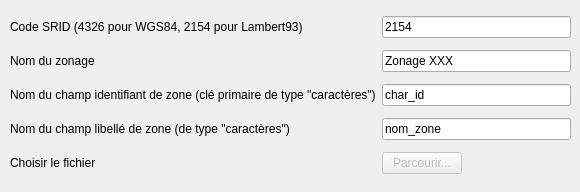
<?xml version="1.0" encoding="UTF-8"?>
<ui version="4.0">
 <class>Dialog</class>
 <widget class="QDialog" name="Dialog">
  <property name="geometry">
   <rect>
    <x>0</x>
    <y>0</y>
    <width>580</width>
    <height>192</height>
   </rect>
  </property>
  <property name="windowTitle">
   <string>Importer des données de zonage</string>
  </property>
  <widget class="QWidget" name="layoutWidget">
   <property name="geometry">
    <rect>
     <x>10</x>
     <y>10</y>
     <width>561</width>
     <height>171</height>
    </rect>
   </property>
   <layout class="QGridLayout" name="gridLayout">
    <item row="1" column="0">
     <widget class="QLabel" name="label_3">
      <property name="text">
       <string>Nom du zonage</string>
      </property>
     </widget>
    </item>
    <item row="3" column="0">
     <widget class="QLabel" name="label_5">
      <property name="text">
       <string>Nom du champ libellé de zone (de type &quot;caractères&quot;)</string>
      </property>
     </widget>
    </item>
    <item row="4" column="0">
     <widget class="QLabel" name="label_6">
      <property name="text">
       <string>Choisir le fichier</string>
      </property>
     </widget>
    </item>
    <item row="2" column="0">
     <widget class="QLabel" name="label_4">
      <property name="text">
       <string>Nom du champ identifiant de zone (clé primaire de type &quot;caractères&quot;)</string>
      </property>
     </widget>
    </item>
    <item row="1" column="1">
     <widget class="QLineEdit" name="lineEditAreasName">
      <property name="text">
       <string>Zonage XXX</string>
      </property>
     </widget>
    </item>
    <item row="2" column="1">
     <widget class="QLineEdit" name="lineEditAreasID">
      <property name="text">
       <string>char_id</string>
      </property>
     </widget>
    </item>
    <item row="4" column="1">
     <widget class="QPushButton" name="pushButtonImportAreas">
      <property name="enabled">
       <bool>false</bool>
      </property>
      <property name="sizePolicy">
       <sizepolicy hsizetype="Fixed" vsizetype="Fixed">
        <horstretch>0</horstretch>
        <verstretch>0</verstretch>
       </sizepolicy>
      </property>
      <property name="text">
       <string>Parcourir...</string>
      </property>
     </widget>
    </item>
    <item row="3" column="1">
     <widget class="QLineEdit" name="lineEditAreasLib">
      <property name="text">
       <string>nom_zone</string>
      </property>
     </widget>
    </item>
    <item row="0" column="0">
     <widget class="QLabel" name="label">
      <property name="text">
       <string>Code SRID (4326 pour WGS84, 2154 pour Lambert93)</string>
      </property>
     </widget>
    </item>
    <item row="0" column="1">
     <widget class="QLineEdit" name="lineEditSRID">
      <property name="text">
       <string>2154</string>
      </property>
     </widget>
    </item>
   </layout>
  </widget>
 </widget>
 <resources/>
 <connections/>
</ui>
